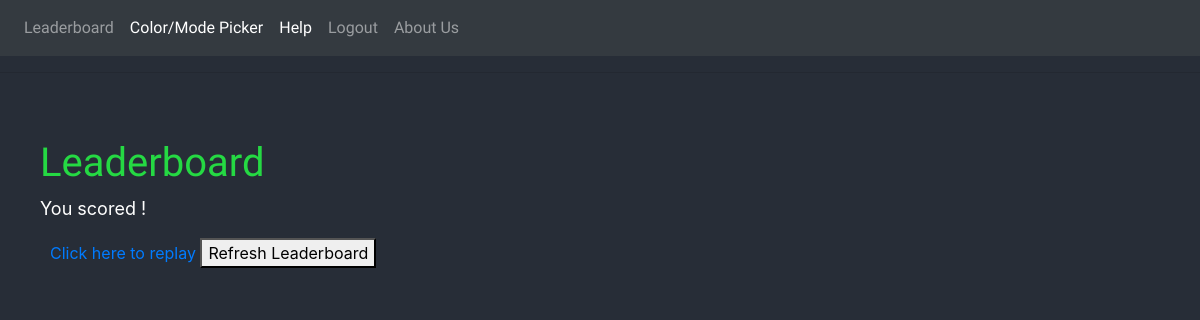
The page /leaderboard on the database as committed earlier.
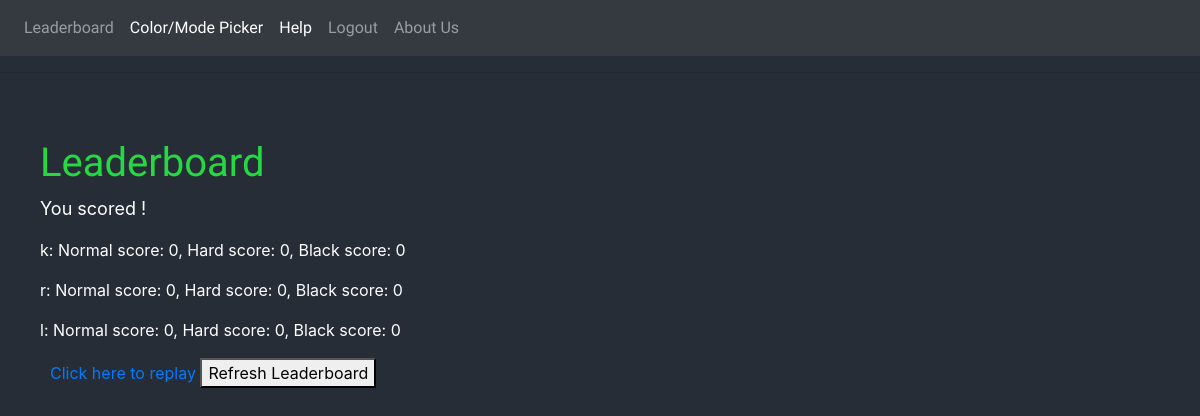
The same page on the database as committed later.
### mygame/models.py (models this page shows, shortened)
class User(UserMixin, db.Model):
    id = db.Column(db.Integer, primary_key=True)
    username = db.Column(db.String(64), index=True, unique=True)
    userscore = db.Column(db.Integer, default=0)
    blackscore = db.Column(db.Integer, default=0)
    hardscore = db.Column(db.Integer, default=0)
    password_hash = db.Column(db.String(128))
    posts = db.relationship('Post', backref='author', lazy='dynamic')

### mygame/routes.py (the view)
@app.route('/leaderboard')
def leaderboard():
    users = User.query.all()
    return render_template('leaderboard.html', title='Leaderboard', users=users)

### mygame/templates/leaderboard.html (shortened to what this page needs)
{% extends "base2.html" %}
{% block content %}
    <h1 style= "text-indent: 40px">Leaderboard</h1>
		<div class ="score"><p style= "text-indent: 40px">You scored ! </p></div>
    {% for user in users %}
    <div><p style= "text-indent: 40px">{{user.username }}: Normal score: {{user.userscore}}, Hard score: {{user.hardscore}}, Black score: {{user.blackscore}}
    {% endfor %}
	</p></div>
    <div style = "position:absolute; left: 50px">
    <a href="color">Click here to replay</a>
    <button onClick="window.location.reload();">Refresh Leaderboard</button>
    </div>
{% endblock %}

### mygame/templates/base2.html (shortened to what this page needs)
<html>
    <head>
      <link rel="stylesheet" href="../static/css/style.css" />
          <link rel="stylesheet" href="https://stackpath.bootstrapcdn.com/bootstrap/4.3.1/css/bootstrap.min.css">
    </head>
    <body>
      <nav class="navbar navbar-expand-lg navbar-dark bg-dark">
        <div class="collapse navbar-collapse" id="navbarText">
          <ul class="navbar-nav mr-auto">
            <li class="nav-item">
              <a class="nav-link" href="leaderboard">Leaderboard</a>
            </li>
            <li class="nav-item active">
              <a class="nav-link" href="color">Color/Mode Picker<span class="sr-only">(current)</span></a>
            </li>
            <li class="nav-item active">
              <a class="nav-link" href="help">Help<span class="sr-only">(current)</span></a>
            </li>
            <li class="<nav-item">
              <a class="nav-link" href="{{ url_for('logout') }}">Logout</a>
            </li>
            <li class="nav-item">
              <a class="nav-link" href="about">About Us</a>
            </li>
          </ul>
        </div>
      </nav>
        <hr>
        {% block content %}{% endblock %}
    </body>
</html>

### mygame/static/css/style.css (style rules this page uses)
html body { background-color: #272d37; }
h1 { font-family: 'Saira Stencil One', cursive; color: #25D943; padding-top: 50px; }
ul { font-family: 'Saira Stencil One', cursive; color: #25D943; }
body { color: #25D943; }
hr { font-family: 'Saira Stencil One', cursive; color: #25D943; }
li { font-family: 'Saira Stencil One', cursive; color: #25D943; }
p { color: white; }
div.score { font-size : large; }

Rows that differ between the two databases and show on the page:
added User: username "k", userscore "0", hardscore "0", blackscore "0"
added User: username "r", userscore "0", hardscore "0", blackscore "0"
added User: username "l", userscore "0", hardscore "0", blackscore "0"
